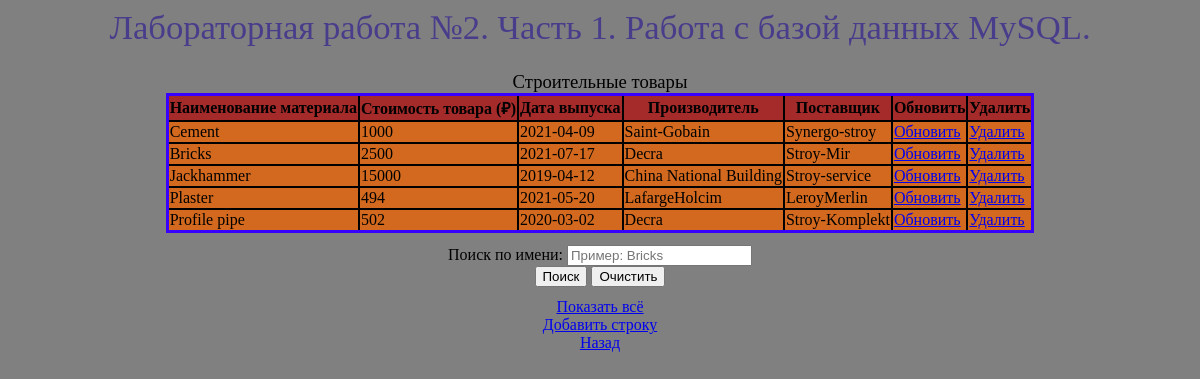
The app's page /Lab2/MySQL/index.php with its own data.
### tables this page shows
CREATE TABLE `products` (
  `id` int NOT NULL,
  `name` varchar(128) NOT NULL,
  `price` double NOT NULL,
  `release_date` date NOT NULL,
  `manufacturer_id` int NOT NULL,
  `vendor_id` int NOT NULL,
  PRIMARY KEY (`id`),
  UNIQUE KEY `products_name_key` (`name`),
  KEY `products_manufacturer_id_fkey` (`manufacturer_id`),
  KEY `products_vendor_id_fkey` (`vendor_id`)
);

CREATE TABLE `manufacturers` (
  `id` int NOT NULL,
  `name` varchar(128) NOT NULL,
  `country` varchar(128) NOT NULL,
  PRIMARY KEY (`id`),
  UNIQUE KEY `manufacturers_name_key` (`name`)
);

CREATE TABLE `vendors` (
  `id` int NOT NULL,
  `name` varchar(128) NOT NULL,
  `country` varchar(128) NOT NULL,
  PRIMARY KEY (`id`),
  UNIQUE KEY `vendors_name_key` (`name`)
);

### Lab2/Materials/Database.php (called while the page is built, shortened)
<?php
class Database {
    private $connection;
    public function __construct($host, $user, $password, $db_name) {
        $this->connection = mysqli_connect($host, $user, $password, $db_name);
    }
    public function execute_query($query) {
        if ($this->connection)
            return mysqli_query($this->connection, $query);
        else
            throw new RuntimeException("Ошибка на сервере: не удалось соединиться с базой данных");
    }
}

### Lab2/Materials/Products.php (the view, shortened to what this page needs)
<?php
class Products {
    private $db_ref;
    public function __construct(Database $db) {
        $this->db_ref = $db;
    }
    public function get_html_view($update = false, $delete = false, $count = null, $name = null)
    {
        if ($count == null)
            $LIMIT = "";
        else
            $LIMIT = "LIMIT $count";
        if ($name == null)
            $WHERE = "";
        else
            $WHERE = "WHERE p.name = '$name'";
        $query = "
            SELECT
                p.id AS id,
                p.name AS name,
                p.price AS price,
                p.release_date AS release_date,
                m.name AS manufacturer_name,
                v.name AS vendor_name
            FROM products AS p
                INNER JOIN manufacturers AS m ON p.manufacturer_id = m.id
                INNER JOIN vendors AS v ON p.vendor_id = v.id
            $WHERE
            $LIMIT;
        ";
        $query_result = $this->db_ref->execute_query($query);
        for ($view = ""; $row = $query_result->fetch_assoc(); $view .= "</tr>") {
            $view .=
                "<tr>" .
                "<td>" . $row['name'] . "</td>" .
                "<td>" . $row['price'] . "</td>" .
                "<td>" . $row['release_date'] . "</td>" .
                "<td>" . $row['manufacturer_name'] . "</td>" .
                "<td>" . $row['vendor_name'] . "</td>";
            if ($update)
                $view .= "<td><a href='update.php?id=" . $row['id'] . "'>Обновить</a></td>";
            if ($delete)
                $view .= "<td><a href='delete.php?id=" . $row['id'] . "'>Удалить</a></td>";
        }
        return $view;
    }
}

### Lab2/MySQL/index.css (style rules this page uses)
body { background-color:#808080; }
table.content td { border: 2px solid black; background-color: chocolate; }

### records on screen
products: name "Cement", price "1000", release_date "2021-04-09", manufacturer.name "Saint-Gobain", vendor.name "Synergo-stroy"
products: name "Bricks", price "2500", release_date "2021-07-17", manufacturer.name "Decra", vendor.name "Stroy-Mir"
products: name "Jackhammer", price "15000", release_date "2019-04-12", manufacturer.name "China National Building", vendor.name "Stroy-service"
products: name "Plaster", price "494", release_date "2021-05-20", manufacturer.name "LafargeHolcim", vendor.name "LeroyMerlin"
products: name "Profile pipe", price "502", release_date "2020-03-02", manufacturer.name "Decra", vendor.name "Stroy-Komplekt"

### other values on screen
$caption "Строительные товары"
